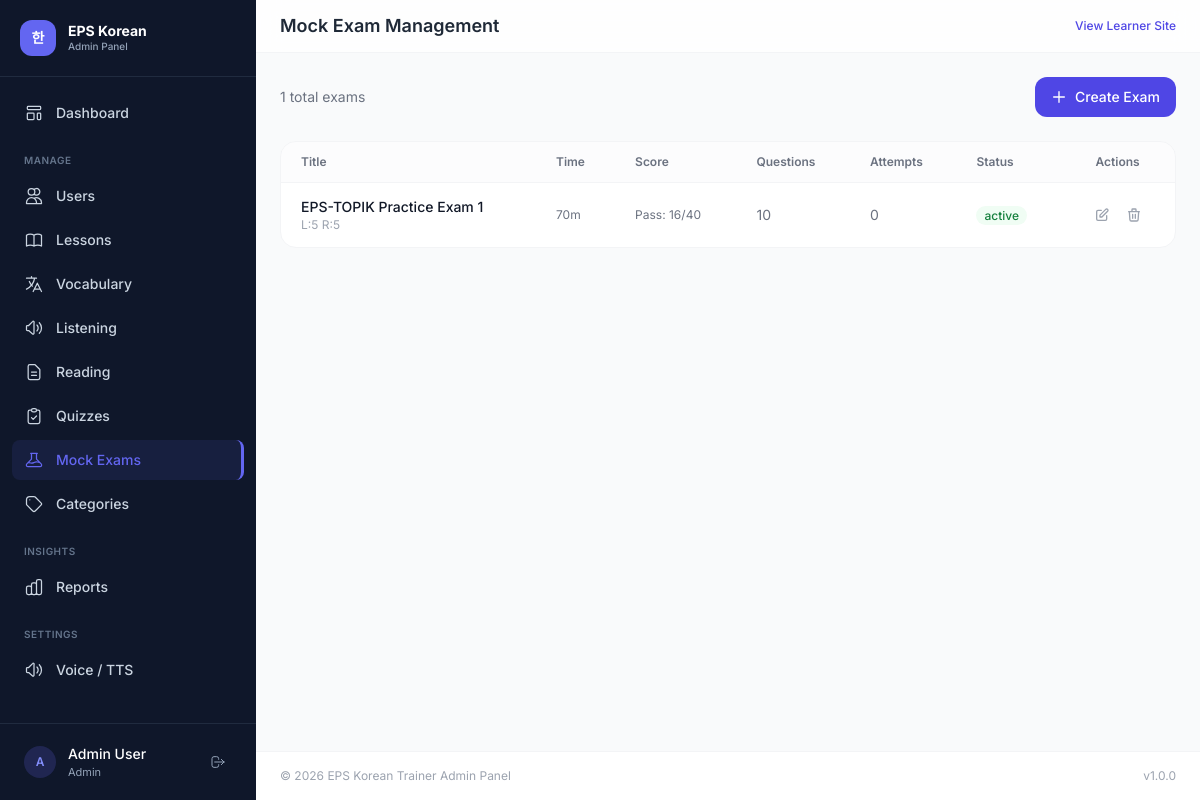
The page /admin/mock-exams.php (signed in) on the database its author committed.
### tables this page shows
CREATE TABLE mock_exams (
    id INT AUTO_INCREMENT PRIMARY KEY,
    title VARCHAR(200) NOT NULL,
    description TEXT DEFAULT NULL,
    time_limit_minutes INT DEFAULT 70,
    listening_count INT DEFAULT 25,
    reading_count INT DEFAULT 25,
    total_score INT DEFAULT 200,
    passing_score INT DEFAULT 80,
    status ENUM('active','inactive') DEFAULT 'active',
    created_at DATETIME DEFAULT CURRENT_TIMESTAMP
);

### includes/helpers.php (called while the page is built, shortened)
<?php
function sanitize(string $input): string {
    return htmlspecialchars(trim($input), ENT_QUOTES, 'UTF-8');
}
function getCount(string $table, string $where = '1=1', array $params = []): int {
    $db = getDB();
    $stmt = $db->prepare("SELECT COUNT(*) as cnt FROM $table WHERE $where");
    $stmt->execute($params);
    return (int)$stmt->fetch()['cnt'];
}

### admin/mock-exams.php (the view, shortened to what this page needs)
<?php
require_once __DIR__ . '/../includes/helpers.php';
$db = getDB();
$action = $_GET['action'] ?? 'list';
$exam = null; $examQuestions = [];
require_once __DIR__ . '/../includes/admin-header.php';
if ($action === 'add' || ($action === 'edit' && $exam)):
?>
<div class="max-w-4xl mx-auto">
    <div class="flex items-center justify-between mb-6">
        <h3 class="text-lg font-semibold text-gray-900"><?= $exam ? 'Edit Mock Exam' : 'Create Mock Exam' ?></h3>
        <a href="<?= APP_URL ?>/admin/mock-exams.php" class="text-sm text-gray-500 hover:text-gray-700">← Back</a>
    </div>
    <form method="POST" class="bg-white rounded-2xl border border-gray-100 p-6 space-y-5 mb-6">
        <?= csrfField() ?>
        <input type="hidden" name="form_action" value="save_exam">
        <div class="grid sm:grid-cols-2 gap-4">
            <div class="sm:col-span-2">
                <label class="block text-sm font-medium text-gray-700 mb-1.5">Title *</label>
                <input type="text" name="title" value="<?= sanitize($exam['title'] ?? '') ?>" required class="w-full px-4 py-3 rounded-xl border border-gray-200 text-sm">
            </div>
            <div class="sm:col-span-2">
                <label class="block text-sm font-medium text-gray-700 mb-1.5">Description</label>
                <textarea name="description" rows="2" class="w-full px-4 py-3 rounded-xl border border-gray-200 text-sm resize-none"><?= sanitize($exam['description'] ?? '') ?></textarea>
            </div>
            <div>
                <label class="block text-sm font-medium text-gray-700 mb-1.5">Time Limit (min)</label>
                <input type="number" name="time_limit_minutes" value="<?= $exam['time_limit_minutes'] ?? 70 ?>" min="1" class="w-full px-4 py-3 rounded-xl border border-gray-200 text-sm">
            </div>
            <div>
                <label class="block text-sm font-medium text-gray-700 mb-1.5">Total Score</label>
                <input type="number" name="total_score" value="<?= $exam['total_score'] ?? 200 ?>" min="1" class="w-full px-4 py-3 rounded-xl border border-gray-200 text-sm">
            </div>
            <div>
                <label class="block text-sm font-medium text-gray-700 mb-1.5">Passing Score</label>
                <input type="number" name="passing_score" value="<?= $exam['passing_score'] ?? 80 ?>" min="1" class="w-full px-4 py-3 rounded-xl border border-gray-200 text-sm">
            </div>
            <div>
                <label class="block text-sm font-medium text-gray-700 mb-1.5">Listening Questions</label>
                <input type="number" name="listening_count" value="<?= $exam['listening_count'] ?? 25 ?>" min="0" class="w-full px-4 py-3 rounded-xl border border-gray-200 text-sm">
            </div>
            <div>
                <label class="block text-sm font-medium text-gray-700 mb-1.5">Reading Questions</label>
                <input type="number" name="reading_count" value="<?= $exam['reading_count'] ?? 25 ?>" min="0" class="w-full px-4 py-3 rounded-xl border border-gray-200 text-sm">
            </div>
            <div>
                <label class="block text-sm font-medium text-gray-700 mb-1.5">Status</label>
                <select name="status" class="w-full px-4 py-3 rounded-xl border border-gray-200 text-sm bg-white">
                    <option value="active" <?= ($exam['status'] ?? '') === 'active' ? 'selected' : '' ?>>Active</option>
                    <option value="inactive" <?= ($exam['status'] ?? '') === 'inactive' ? 'selected' : '' ?>>Inactive</option>
                </select>
            </div>
        </div>
        <button type="submit" class="px-6 py-3 bg-indigo-600 hover:bg-indigo-700 text-white font-semibold rounded-xl transition text-sm">
            <?= $exam ? 'Update Exam' : 'Create Exam' ?>
        </button>
    </form>
    <?php if ($exam): ?>
    <div class="bg-white rounded-2xl border border-gray-100 p-6 mb-6">
        <?php
        $listeningQs = array_filter($examQuestions, fn($q) => $q['section'] === 'listening');
        $readingQs = array_filter($examQuestions, fn($q) => $q['section'] === 'reading');
        ?>
        <h3 class="text-base font-semibold text-gray-900 mb-1">Questions (<?= count($examQuestions) ?>)</h3>
        <p class="text-xs text-gray-400 mb-4">Listening: <?= count($listeningQs) ?> | Reading: <?= count($readingQs) ?></p>
        <?php foreach ($examQuestions as $q): ?>
        <div class="p-3 rounded-xl border border-gray-100 mb-2 flex items-center justify-between gap-3">
            <div class="flex items-center gap-3 flex-1 min-w-0">
                <span class="w-6 h-6 rounded flex-shrink-0 flex items-center justify-center text-[10px] font-bold <?= $q['section'] === 'listening' ? 'bg-blue-100 text-blue-700' : 'bg-emerald-100 text-emerald-700' ?>"><?= $q['question_number'] ?></span>
                <span class="text-[10px] uppercase font-medium <?= $q['section'] === 'listening' ? 'text-blue-500' : 'text-emerald-500' ?>"><?= $q['section'] ?></span>
                <p class="text-sm text-gray-700 truncate"><?= sanitize($q['question_text']) ?></p>
                <span class="text-xs text-green-600 font-bold flex-shrink-0"><?= $q['correct_answer'] ?></span>
            </div>
            <form method="POST" class="inline" onsubmit="return confirm('Delete?')">
                <?= csrfField() ?>
                <input type="hidden" name="form_action" value="delete_question">
                <input type="hidden" name="question_id" value="<?= $q['id'] ?>">
                <input type="hidden" name="exam_id" value="<?= $exam['id'] ?>">
                <button type="submit" class="p-1 rounded hover:bg-red-50 text-gray-400 hover:text-red-500 transition">✕</button>
            </form>
        </div>
        <?php endforeach; ?>
        <details class="mt-4">
            <summary class="cursor-pointer text-sm font-medium text-indigo-600 hover:text-indigo-700">+ Add Question</summary>
            <form method="POST" enctype="multipart/form-data" class="mt-3 p-4 rounded-xl bg-gray-50 space-y-4">
                <?= csrfField() ?>
                <input type="hidden" name="form_action" value="save_question">
                <input type="hidden" name="exam_id" value="<?= $exam['id'] ?>">
                <div class="grid grid-cols-3 gap-3">
                    <select name="section" class="px-3 py-2 rounded-lg border border-gray-200 text-sm bg-white">
                        <option value="listening">Listening</option>
                        <option value="reading">Reading</option>
                    </select>
                    <input type="number" name="question_number" placeholder="Question #" min="1" required class="px-3 py-2 rounded-lg border border-gray-200 text-sm">
                    <input type="number" name="points" value="4" min="1" placeholder="Points" class="px-3 py-2 rounded-lg border border-gray-200 text-sm">
                </div>
                <textarea name="question_text" rows="2" required placeholder="Question text *" class="w-full px-3 py-2 rounded-lg border border-gray-200 text-sm resize-none"></textarea>
                <textarea name="passage_text" rows="2" placeholder="Passage text (for reading questions)" class="w-full px-3 py-2 rounded-lg border border-gray-200 text-sm resize-none"></textarea>
                <div>
                    <label class="block text-xs text-gray-500 mb-1">Audio (for listening)</label>
                    <input type="file" name="audio_file" accept="audio/*" class="w-full text-sm">
                </div>
                <div class="grid grid-cols-2 gap-3">
                    <input type="text" name="choice_a" placeholder="Choice A *" required class="px-3 py-2 rounded-lg border border-gray-200 text-sm">
                    <input type="text" name="choice_b" placeholder="Choice B *" required class="px-3 py-2 rounded-lg border border-gray-200 text-sm">
                    <input type="text" name="choice_c" placeholder="Choice C *" required class="px-3 py-2 rounded-lg border border-gray-200 text-sm">
                    <input type="text" name="choice_d" placeholder="Choice D *" required class="px-3 py-2 rounded-lg border border-gray-200 text-sm">
                </div>
                <div class="grid grid-cols-2 gap-3">
                    <select name="correct_answer" class="px-3 py-2 rounded-lg border border-gray-200 text-sm bg-white">
                        <option value="A">Correct: A</option><option value="B">B</option><option value="C">C</option><option value="D">D</option>
                    </select>
                    <button type="submit" class="px-4 py-2 bg-indigo-600 text-white rounded-lg text-sm font-medium hover:bg-indigo-700 transition">Add Question</button>
                </div>
                <textarea name="explanation" placeholder="Explanation (optional)" rows="1" class="w-full px-3 py-2 rounded-lg border border-gray-200 text-sm resize-none"></textarea>
            </form>
        </details>
    </div>
    <?php endif; ?>
</div>
<?php else: ?>
<div class="flex items-center justify-between mb-6">
    <p class="text-sm text-gray-500"><?= getCount('mock_exams') ?> total exams</p>
    <a href="<?= APP_URL ?>/admin/mock-exams.php?action=add" class="inline-flex items-center gap-2 px-4 py-2.5 bg-indigo-600 hover:bg-indigo-700 text-white rounded-xl text-sm font-medium transition">
        <svg class="w-4 h-4" fill="none" stroke="currentColor" viewBox="0 0 24 24"><path stroke-linecap="round" stroke-linejoin="round" stroke-width="2" d="M12 4v16m8-8H4"/></svg>
        Create Exam
    </a>
</div>
<?php
$exams = $db->query("SELECT me.*, (SELECT COUNT(*) FROM mock_exam_questions meq WHERE meq.exam_id = me.id) as q_count, (SELECT COUNT(*) FROM mock_exam_attempts mea WHERE mea.exam_id = me.id AND mea.status='completed') as attempts FROM mock_exams me ORDER BY me.id DESC")->fetchAll();
?>
<div class="bg-white rounded-2xl border border-gray-100 overflow-hidden">
    <div class="overflow-x-auto">
        <table class="w-full text-sm">
            <thead>
                <tr class="border-b border-gray-100 bg-gray-50/50">
                    <th class="text-left px-5 py-3 text-xs font-semibold text-gray-500">Title</th>
                    <th class="text-left px-5 py-3 text-xs font-semibold text-gray-500">Time</th>
                    <th class="text-left px-5 py-3 text-xs font-semibold text-gray-500">Score</th>
                    <th class="text-left px-5 py-3 text-xs font-semibold text-gray-500">Questions</th>
                    <th class="text-left px-5 py-3 text-xs font-semibold text-gray-500">Attempts</th>
                    <th class="text-left px-5 py-3 text-xs font-semibold text-gray-500">Status</th>
                    <th class="text-center px-5 py-3 text-xs font-semibold text-gray-500">Actions</th>
                </tr>
            </thead>
            <tbody class="divide-y divide-gray-50">
                <?php foreach ($exams as $e): ?>
                <tr class="hover:bg-gray-50/50 transition">
                    <td class="px-5 py-3.5">
                        <p class="text-sm font-medium text-gray-900"><?= sanitize($e['title']) ?></p>
                        <p class="text-xs text-gray-400">L:<?= $e['listening_count'] ?> R:<?= $e['reading_count'] ?></p>
                    </td>
                    <td class="px-5 py-3.5 text-gray-500 text-xs"><?= $e['time_limit_minutes'] ?>m</td>
                    <td class="px-5 py-3.5 text-xs text-gray-500">Pass: <?= $e['passing_score'] ?>/<?= $e['total_score'] ?></td>
                    <td class="px-5 py-3.5 text-gray-500"><?= $e['q_count'] ?></td>
                    <td class="px-5 py-3.5 text-gray-500"><?= $e['attempts'] ?></td>
                    <td class="px-5 py-3.5">
                        <span class="px-2 py-0.5 rounded-full text-xs font-medium <?= $e['status'] === 'active' ? 'bg-green-50 text-green-700' : 'bg-gray-100 text-gray-500' ?>"><?= $e['status'] ?></span>
                    </td>
                    <td class="px-5 py-3.5 text-center">
                        <div class="flex items-center justify-center gap-1">
                            <a href="<?= APP_URL ?>/admin/mock-exams.php?action=edit&id=<?= $e['id'] ?>" class="p-1.5 rounded-lg hover:bg-indigo-50 text-gray-400 hover:text-indigo-600 transition">
                                <svg class="w-4 h-4" fill="none" stroke="currentColor" viewBox="0 0 24 24"><path stroke-linecap="round" stroke-linejoin="round" stroke-width="2" d="M11 5H6a2 2 0 00-2 2v11a2 2 0 002 2h11a2 2 0 002-2v-5m-1.414-9.414a2 2 0 112.828 2.828L11.828 15H9v-2.828l8.586-8.586z"/></svg>
                            </a>
                            <form method="POST" class="inline" onsubmit="return confirm('Delete exam and all questions?')">
                                <button type="submit" class="p-1.5 rounded-lg hover:bg-red-50 text-gray-400 hover:text-red-600 transition">
                                    <svg class="w-4 h-4" fill="none" stroke="currentColor" viewBox="0 0 24 24"><path stroke-linecap="round" stroke-linejoin="round" stroke-width="2" d="M19 7l-.867 12.142A2 2 0 0116.138 21H7.862a2 2 0 01-1.995-1.858L5 7m5 4v6m4-6v6m1-10V4a1 1 0 00-1-1h-4a1 1 0 00-1 1v3M4 7h16"/></svg>
                                </button>
                            </form>
                        </div>
                    </td>
                </tr>
                <?php endforeach; ?>
            </tbody>
        </table>
    </div>
</div>
<?php endif; ?>
<?php require_once __DIR__ . '/../includes/admin-footer.php'; ?>

### includes/admin-header.php (style rules this page uses)
body { font-family: 'Inter', 'Noto Sans KR', sans-serif; }

### rows shown on the page
mock_exams: title "EPS-TOPIK Practice Exam 1", listening_count "5", reading_count "5", time_limit_minutes "70", passing_score "16", total_score "40", q_count "10", attempts "0", status "active"

### other values the page prints
substr($currentUser['name'], 0, 1) "A"
$currentUser['name'] "Admin User"
$pageTitle "Mock Exam Management"
getCount('mock_exams') "1"
APP_NAME "EPS Korean Trainer"
APP_VERSION "1.0.0"
